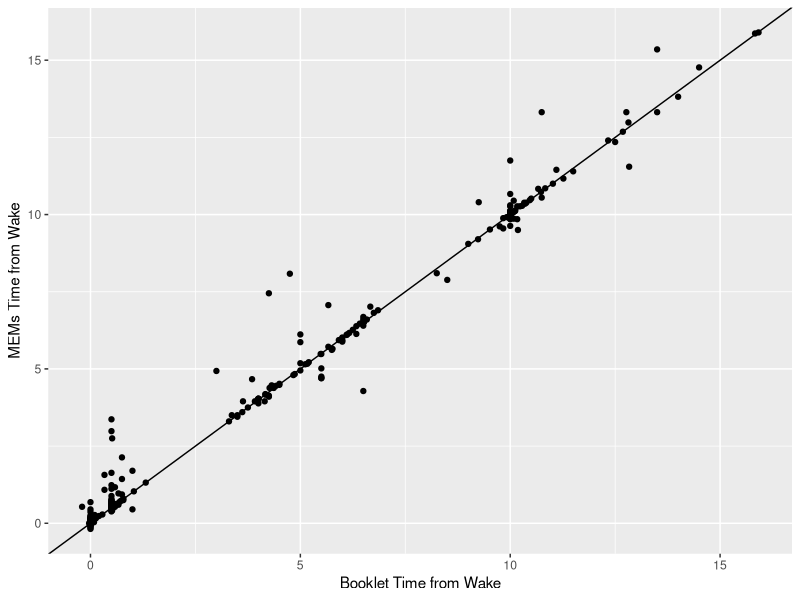
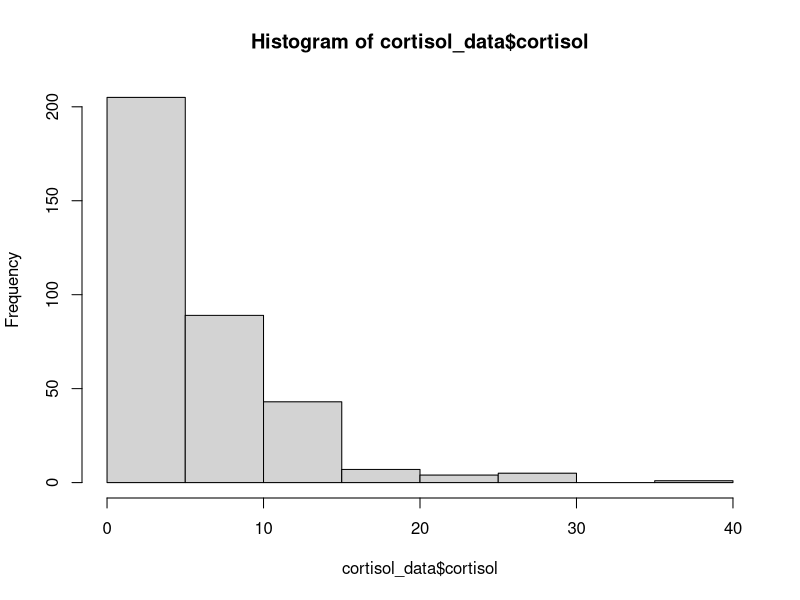
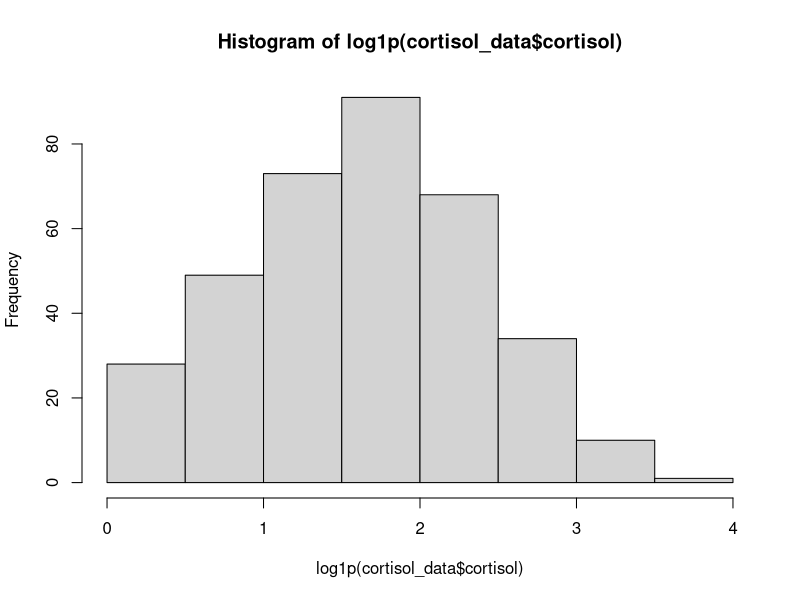
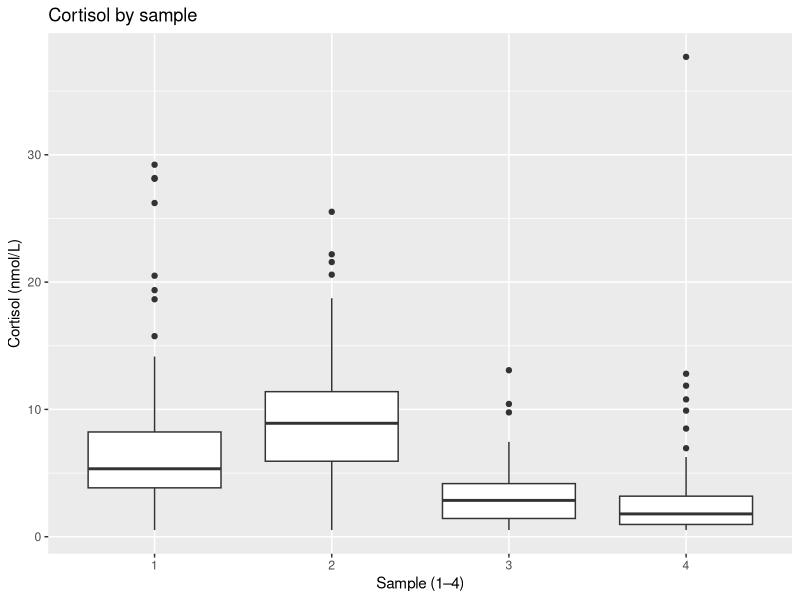
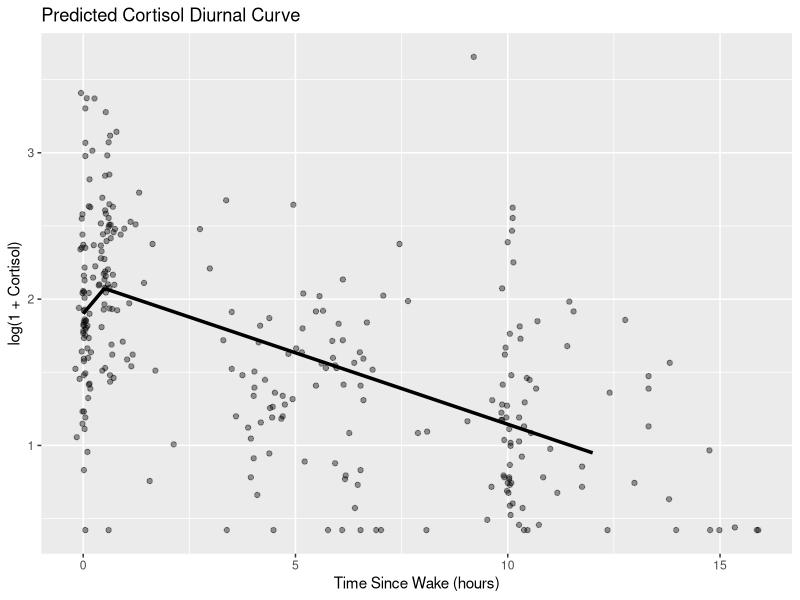
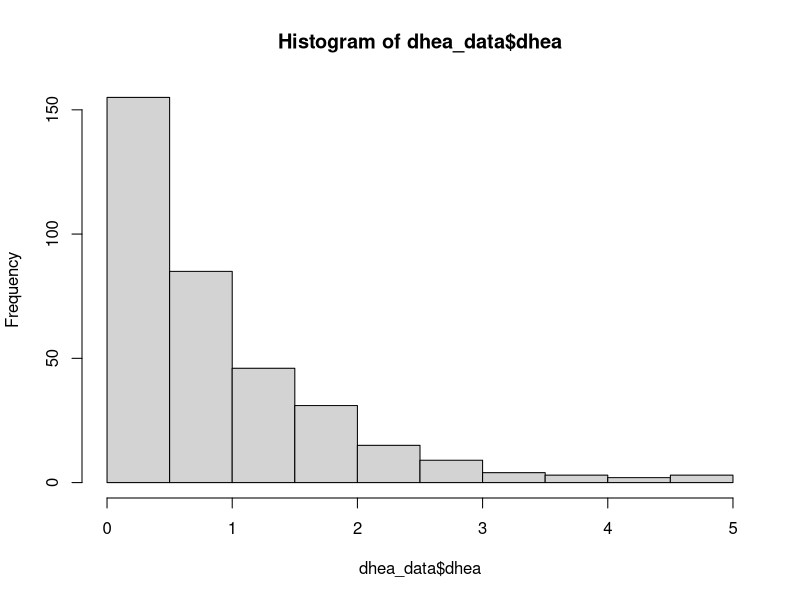
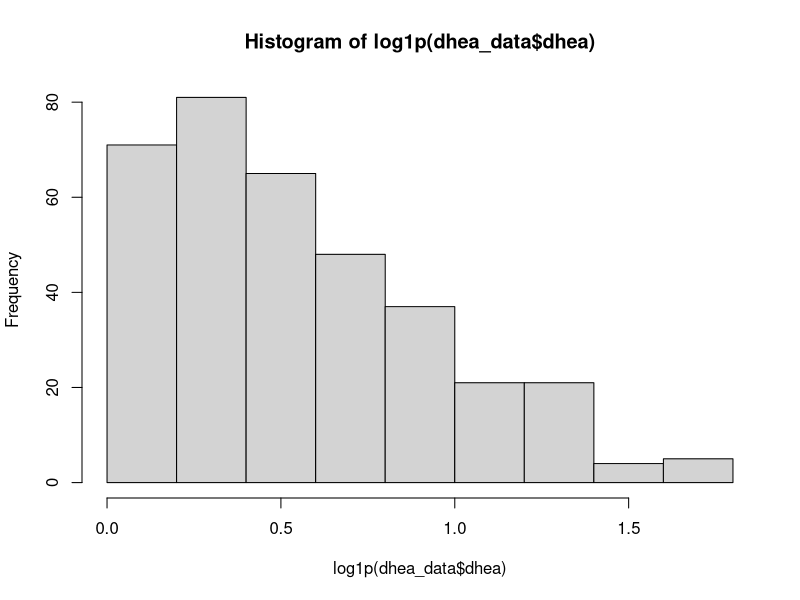
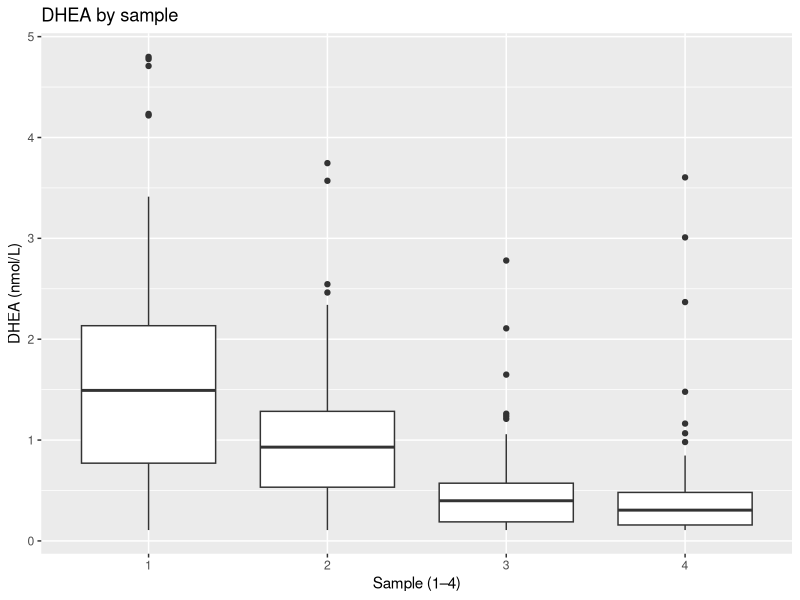

These figures' R source, in order:
#data cleaning for project0 data
library(tidyverse)
library(lme4)
library(lmerTest)
#read in data
p0_data <- read_csv("./Project0/Data/Project0_Clean_v2.csv")

#remove columns that wont be used for data analysis
p0_data <- p0_data %>%
  select(-`Booklet: Sample interval`, -`Booklet: Sample interval Decimal Time (mins)`, -`MEMs: Sample interval`,
         -`MEMs: Sample interval Decimal Time (mins)`, -`Cortisol (ug/dl)`, -`DHEA (pg/dl)`)

#convert date columns to appropriate date format
p0_data <- p0_data %>%
  mutate(
    `Collection Date` = mdy(`Collection Date`)
  ) %>%
  rename(
    date = `Collection Date`,
    sample = `Collection Sample`,
    wake_tm = `Sleep Diary reported wake time`,
    booklet_tm = `Booket: Clock Time`,
    mems_tm = `MEMs: Clock Time`,
    cortisol = `Cortisol (nmol/L)`,
    dhea = `DHEA (nmol/L)`,
    day = DAYNUMB
  )

#explore missingness of data
miss_p0 <- p0_data %>%
  summarise(across(everything(),
                   ~mean(is.na(.)))) %>%
  pivot_longer(everything(),
               names_to = "variable",
               values_to = "prop_missing") %>%
  arrange(desc(prop_missing))
print(miss_p0)  

#manually calculate sample interval times for MEMs and Booklet 
p0_data <- p0_data %>%
  group_by(SubjectID, date) %>%
  arrange(sample, .by_group = TRUE) %>%
  fill(wake_tm, .direction = "down") %>%
  ungroup() %>%
  mutate(
    mems_interval = as.numeric(mems_tm - wake_tm)/3600,
    booklet_interval = as.numeric(booklet_tm - wake_tm)/3600
  )

##########--------QUESTION 2------#############

#create truth columns of +/- 7.5 and 15 mins to check adherence
p0_data <- p0_data %>%
  mutate(
    truth = case_when(
      sample == 2 ~ .5,
      sample == 4 ~ 10,
      .default = NA
    ),
    deviation_mems = abs(mems_interval - truth),
    deviation_book = abs(booklet_interval - truth)
  )

#check adherence
p0_data <- p0_data %>%
  mutate(
    adherence_mems7_5 = if_else(deviation_mems <= 7.5/60, 1, 0),
    adherence_book7_5 = if_else(deviation_book <= 7.5/60, 1, 0),
    adherence_mems15 = if_else(deviation_mems <= 15/60, 1, 0),
    adherence_book15 = if_else(deviation_book <= 15/60, 1, 0)
  )

#calc adherence proportions
adherence <- p0_data %>%
  filter(!is.na(truth)) %>%
  summarise(
    within_7_5_mems = mean(adherence_mems7_5, na.rm = TRUE),
    within_15_mems = mean(adherence_mems15, na.rm = TRUE),
    within_7_5_book = mean(adherence_book7_5, na.rm = TRUE),
    within_15_book = mean(adherence_book15, na.rm = TRUE)
  )

#transform adherence table to long so that it's ready to print
adherence_table <- adherence %>%
  pivot_longer(
    cols = everything(),
    names_to = "name",
    values_to = "prop"
  ) %>%
  mutate(
    Method = if_else(grepl("_mems$", name), "MEMS", "Booklet"),
    Window = case_when(
      grepl("^within_7_5_", name) ~ "±7.5 minutes",
      grepl("^within_15_",  name) ~ "±15 minutes"
    )
  ) %>%
  select(Window, Method, prop) %>%
  pivot_wider(names_from = Method, values_from = prop)
#convert to percents
adherence_table <- adherence_table %>%
  mutate(
    MEMS = scales::percent(MEMS, accuracy = 0.1),
    Booklet = scales::percent(Booklet, accuracy = 0.1)
  )


##########--------QUESTION 1------#############

#create scatterplot of mems vs booklet interval times
ggplot(p0_data, aes(x= booklet_interval, y= mems_interval)) +
  geom_point() +
  geom_abline(slope = 1, intercept = 0) +
  labs(x = "Booklet Time from Wake", y= "MEMs Time from Wake")

#run linear mixed effects model of booklet time vs mems time with random intercept
q1_mod1 <- lmer(mems_interval ~ booklet_interval + (1|SubjectID), data = p0_data)

#output of model; p-value for intercept tests whether its equal to 0 or not(of interest)
summary(q1_mod1)
confint(q1_mod1)

#test whether beta1 is equal to 1 or not (of interest)
contest(q1_mod1, L = c(0, 1), rhs = 1)

#now fit a model of just diff between MEMs and Booklet
q1_mod2 <- lmer(mems_interval - booklet_interval ~ 1 + (1|SubjectID), data = p0_data)

summary(q1_mod2)
confint(q1_mod2)



##########--------QUESTION 3------#############

#check to see subjects with DHEA values equal to 5.205
p0_data %>% filter(dhea == 5.205)

#subject 3037 has several DHEA measures at detection limit so remove from Q3 analysis
q3_data <- p0_data %>%
  filter(SubjectID != 3037)

#cortisol data filtering out samples with cortisol values over 80 due to lab error
cortisol_data <- q3_data %>%
  filter(cortisol <=80)

#dhea data filtering out samples with dhea == 5.205
dhea_data <- q3_data %>%
  filter(dhea < 5.205)

#check to see distribution of cortisol
hist(cortisol_data$cortisol) #found cortisol to be heavily right skewed and not normal
#log transform cortisol and check distribution
hist(log1p(cortisol_data$cortisol)) #appears more normally distributed

#boxplot to further visualize outliers
ggplot(cortisol_data, aes(x = factor(sample), y = cortisol)) +
  geom_boxplot() +
  labs(x="Sample (1–4)", y="Cortisol (nmol/L)", title="Cortisol by sample")

#create piecewise at 30 mins for mems time
cortisol_data <- cortisol_data %>%
  mutate(
    mems_step = pmax(0, mems_interval-0.5)
  )

#distribution of cortisol is not normal whereas log(x+1) is approx normal so use log transformed
q3_cortmod1 <- lmer(log1p(cortisol) ~ mems_interval + mems_step + (1|SubjectID),
                    data = cortisol_data)
summary(q3_cortmod1)

#cortisol prediction grid
cort_grid <- data.frame(
  mems_interval = seq(0, 12, length = 200)
)

cort_grid$mems_step <- pmax(0, cort_grid$mems_interval - 0.5)

cort_grid$pred <- predict(q3_cortmod1,
                          newdata = cort_grid,
                          re.form = NA)
#plot of predicted over observed
ggplot(cortisol_data,
       aes(mems_interval, log1p(cortisol))) +
  geom_point(alpha = 0.4) +
  geom_line(data = cort_grid,
            aes(mems_interval, pred),
            linewidth = 1.2) +
  labs(
    x = "Time Since Wake (hours)",
    y = "log(1 + Cortisol)",
    title = "Predicted Cortisol Diurnal Curve"
  )


#check to see distribution of dhea
hist(dhea_data$dhea) #not normal and heavily right skewed
#log transform dhea and check distribution
hist(log1p(dhea_data$dhea)) #still right skewed but a bit more normal

#boxplot to visualize outliers
ggplot(dhea_data, aes(x = factor(sample), y = dhea)) +
  geom_boxplot() +
  labs(x="Sample (1–4)", y="DHEA (nmol/L)", title="DHEA by sample")

#create piecewise at 30 mins for mems time
dhea_data <- dhea_data %>%
  mutate(
    mems_step = pmax(0, mems_interval-0.5)
  )

#distribution of dhea is not normal whereas log(x+1) is a bit better
q3_dheamod1 <- lmer(log1p(dhea) ~ mems_interval + mems_step + (1|SubjectID),
                    data = dhea_data)
summary(q3_dheamod1)

#dhea predicted grid
dhea_grid <- data.frame(
  mems_interval = seq(0, 12, length = 200)
)

dhea_grid$mems_step <- pmax(0, dhea_grid$mems_interval - 0.5)

dhea_grid$pred <- predict(q3_dheamod1,
                          newdata = dhea_grid,
                          re.form = NA)
#plot of predicted over observed
ggplot(dhea_data,
       aes(mems_interval, log1p(dhea))) +
  geom_point(alpha = 0.4) +
  geom_line(data = dhea_grid,
            aes(mems_interval, pred),
            linewidth = 1.2) +
  labs(
    x = "Time Since Wake (hours)",
    y = "log(1 + DHEA)",
    title = "Predicted DHEA Diurnal Curve"
  )
